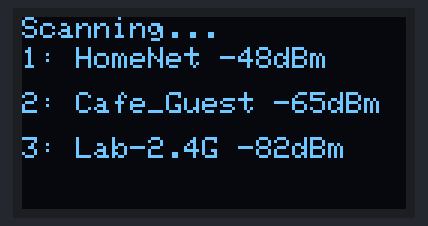
A sketch run on a simulated ESP32. Shown: 128×64 one-colour display. A WiFi scan finds three made-up networks.

Above: at 4.2 s.

The sketch:

wifi_anyalyzer.ino
```cpp
#include <WiFi.h>
#include <Wire.h>
#include <Adafruit_GFX.h>
#include <Adafruit_SSD1306.h>

#define SCREEN_WIDTH 128
#define SCREEN_HEIGHT 64

Adafruit_SSD1306 display(SCREEN_WIDTH, SCREEN_HEIGHT, &Wire, -1);

void setup() {
  Serial.begin(115200);

  // Initialize OLED
  if (!display.begin(SSD1306_SWITCHCAPVCC, 0x3C)) {
    Serial.println("OLED not found");
    while (true);
  }

  display.clearDisplay();
  display.setTextSize(1);
  display.setTextColor(WHITE);

  // WiFi setup
  WiFi.mode(WIFI_STA);
  WiFi.disconnect();
  delay(100);

  display.setCursor(0, 0);
  display.println("WiFi Scanner");
  display.display();
  delay(2000);
}

void loop() {
  display.clearDisplay();
  display.setCursor(0, 0);
  display.println("Scanning...");

  int n = WiFi.scanNetworks();

  if (n == 0) {
    display.println("No networks found");
  } else {
    for (int i = 0; i < n && i < 4; i++) {
      display.setCursor(0, i * 15 + 10);

      display.print(i + 1);
      display.print(": ");
      display.print(WiFi.SSID(i));
      display.print(" ");
      display.print(WiFi.RSSI(i));
      display.println("dBm");
    }
  }

  display.display();
  delay(5000);
}
```
